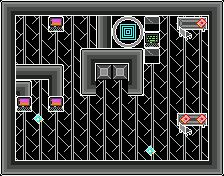

Below is a game level as drawn by its tile map, then a one-line description and the .tmx file that defines it, in full:
An orthogonal 14x11 tile map with 16x16 px tiles, 4 tile layers (Events, Ground, Details, Details Top).

<map version="1.2" tiledversion="1.2.1" orientation="orthogonal" renderorder="right-down" width="14" height="11" tilewidth="16" tileheight="16" infinite="0" nextlayerid="7" nextobjectid="1">
 <tileset firstgid="1" name="PhageCity" tilewidth="16" tileheight="16" tilecount="120" columns="8">
  <image source="PhageCity.png" width="128" height="240" />
  <tile id="1">
   <properties>
    <property name="Event" value="Log" />
   </properties>
  </tile>
  <tile id="2">
   <properties>
    <property name="Event" value="Door" />
   </properties>
  </tile>
  <tile id="7">
   <properties>
    <property name="Event" value="Collide" />
   </properties>
  </tile>
  <tile id="13">
   <properties>
    <property name="Event" value="Lift" />
   </properties>
  </tile>
  <tile id="16">
   <properties>
    <property name="Event" value="Botfield" />
   </properties>
  </tile>
  <tile id="23">
   <properties>
    <property name="Event" value="Ubuntu" />
   </properties>
  </tile>
  <tile id="24">
   <properties>
    <property name="Event" value="Sequ" />
   </properties>
  </tile>
  <tile id="25">
   <properties>
    <property name="Event" value="Brute" />
   </properties>
  </tile>
  <tile id="26">
   <properties>
    <property name="Event" value="Robo" />
   </properties>
  </tile>
  <tile id="28">
   <properties>
    <property name="Event" value="Log2" />
   </properties>
  </tile>
  <tile id="32">
   <properties>
    <property name="Event" value="Drone" />
   </properties>
  </tile>
  <tile id="61">
   <properties>
    <property name="Event" value="Log" />
   </properties>
  </tile>
 </tileset>
 <layer id="3" name="Events" width="14" height="11">
  <properties>
   <property name="visible" type="bool" value="false" />
  </properties>
  <data encoding="csv">
0,8,8,8,8,8,0,0,0,0,8,8,8,0,
8,0,0,8,0,0,8,17,0,8,0,8,8,8,
8,0,0,24,0,0,8,0,0,8,27,8,0,8,
8,0,0,0,0,8,8,8,8,8,0,0,0,8,
0,8,8,8,0,8,14,14,8,0,33,0,0,8,
0,8,0,8,0,8,3,3,8,26,0,0,0,8,
0,8,0,8,0,0,0,0,0,0,0,0,0,8,
8,29,0,25,0,0,0,0,0,0,0,8,8,8,
8,0,0,0,0,0,0,0,0,0,0,8,62,8,
8,0,0,0,0,0,0,0,0,0,0,0,0,8,
0,8,8,8,8,8,8,8,8,8,8,8,8,0
</data>
 </layer>
 <layer id="1" name="Ground" width="14" height="11">
  <data encoding="csv">
30,31,31,31,31,31,31,31,31,31,31,31,31,32,
38,28,28,34,28,28,38,17,18,8,28,28,28,40,
38,28,28,28,28,28,38,19,20,1,28,28,28,40,
38,28,28,28,28,30,31,31,32,8,28,28,28,40,
38,31,31,32,28,38,39,39,40,28,28,28,28,40,
38,32,28,40,28,46,28,28,48,28,28,28,28,40,
38,34,28,34,28,28,28,28,28,28,28,28,28,40,
38,28,28,28,28,28,28,28,28,28,28,28,28,40,
38,28,28,28,28,28,28,28,28,28,28,28,28,40,
38,28,28,28,28,28,28,28,28,28,28,28,28,40,
46,47,47,47,47,47,47,47,47,47,47,47,47,48
</data>
 </layer>
 <layer id="5" name="Details" width="14" height="11">
  <data encoding="csv">
0,0,0,0,0,0,0,0,0,0,0,0,0,0,
0,0,0,0,0,0,0,0,0,0,0,44,45,0,
0,0,0,0,0,0,0,0,0,0,0,52,53,0,
0,0,0,0,0,0,0,0,0,0,0,0,0,0,
0,0,0,0,0,0,0,0,0,0,0,0,0,0,
0,0,0,0,0,0,0,0,0,0,0,0,0,0,
0,0,0,0,0,0,0,0,0,0,0,0,0,0,
0,0,0,0,0,0,0,0,0,0,0,44,45,0,
0,0,0,0,0,0,0,0,0,0,0,52,53,0,
0,0,0,0,0,0,0,0,0,0,0,0,0,0,
0,0,0,0,0,0,0,0,0,0,0,0,0,0
</data>
 </layer>
 <layer id="6" name="Details Top" width="14" height="11">
  <data encoding="csv">
0,0,0,0,0,0,0,0,0,0,0,0,0,0,
0,0,0,0,0,0,0,0,0,0,0,0,36,0,
0,0,0,0,0,0,0,0,0,0,0,0,0,0,
0,0,0,0,0,0,0,0,0,0,0,0,0,0,
0,0,0,0,0,0,0,0,0,0,0,0,0,0,
0,0,0,0,0,0,0,0,0,0,0,0,0,0,
0,0,0,0,0,0,0,0,0,0,0,0,0,0,
0,0,35,0,0,0,0,0,0,0,0,36,36,0,
0,0,0,0,0,0,0,0,0,0,0,0,0,0,
0,0,0,0,0,0,0,0,0,35,0,0,0,0,
0,0,0,0,0,0,0,0,0,0,0,0,0,0
</data>
 </layer>
</map>
